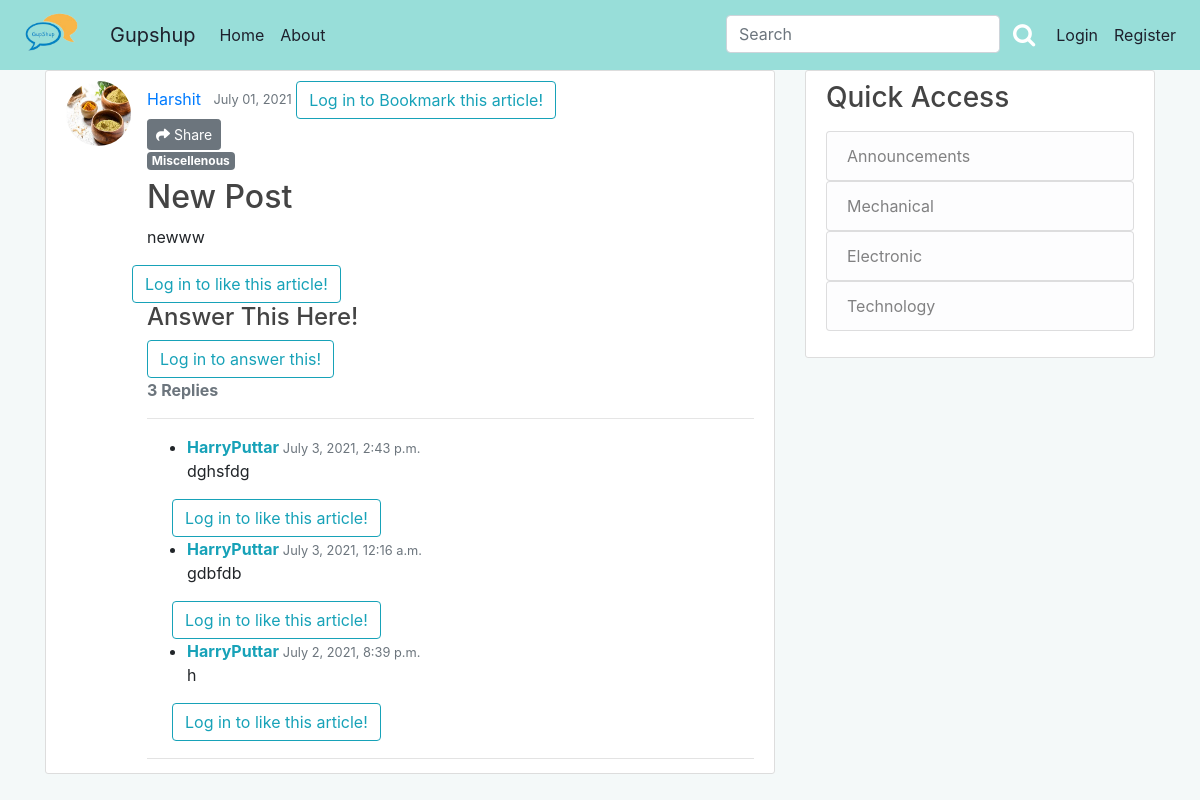
The app's page /post/96/, older data.
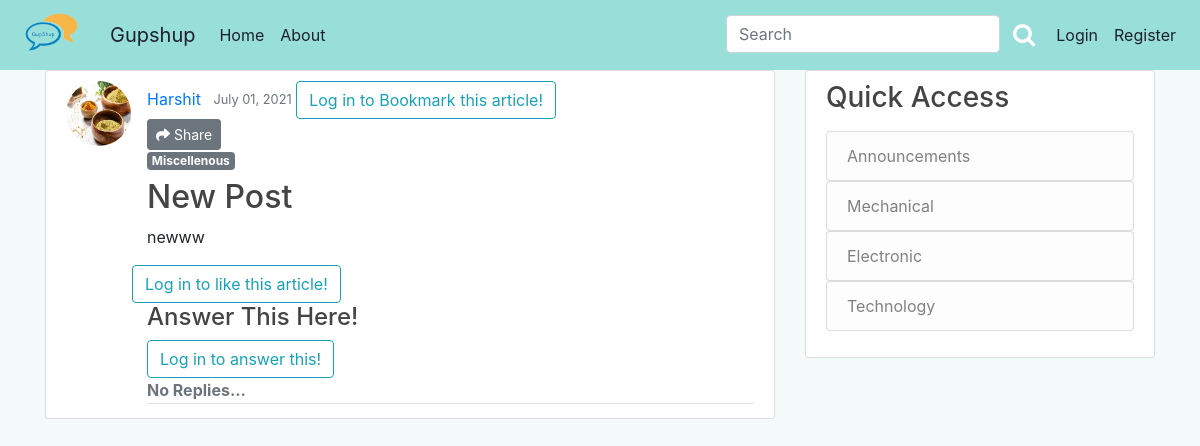
The same page, newer data.
### blog/models.py (models this page shows, shortened)
class Post(models.Model):
    title = models.CharField(max_length=100)
    content = models.TextField()
    date_posted = models.DateTimeField(default=timezone.now)
    author = models.ForeignKey(User, on_delete=models.CASCADE)
    category = models.CharField(
        max_length=20,
        choices=Category_choices,
        default='Miscellenous'
    )
    upvote = models.ManyToManyField(User, related_name='upvote',blank=True)
    downvote = models.ManyToManyField(User, related_name='downvote',blank=True)
    bookmark = models.ManyToManyField(User, related_name='bookmark',blank=True)
    def number_of_downvotes(self):
        return self.downvote.count()
    def number_of_upvotes(self):
        return self.upvote.count()
    @property
    def number_of_comments(self):
        return PostComment.objects.filter(post_connected=self).count()

class PostComment(models.Model):
    post_connected = models.ForeignKey(Post, related_name='comments', on_delete=models.CASCADE)
    author = models.ForeignKey(User, on_delete=models.CASCADE)
    comment = models.TextField()
    date_posted = models.DateTimeField(default=timezone.now)
    upvote_comment = models.ManyToManyField(User, related_name='upvote_comment',blank=True)
    downvote_comment = models.ManyToManyField(User, related_name='downvote_comment',blank=True)

### users/models.py (models this page shows, shortened)
class Profile(models.Model):
	user = models.OneToOneField(User, on_delete=models.CASCADE)
	image = models.ImageField(default='default2.png',upload_to='profile_pics')
	gender = models.CharField(max_length = 20,choices=gender_choices,default='Select your gender',blank=True, null=True)
	image_url = models.URLField(default = "http://127.0.0.1:8000/media/default2.png")

### blog/views.py (the view, shortened to what this page needs)
# urls.py: path('post/<int:pk>/', PostDetailView.as_view(), name='post-detail'),
class PostDetailView(DetailView):
    model = Post
    def get_context_data(self, **kwargs):
        data = super().get_context_data(**kwargs)
        post_connected = get_object_or_404(Post, id=self.kwargs['pk'])
        upvoted = False
        downvoted = False
        bookmarked = False
        if post_connected.upvote.filter(id=self.request.user.id).exists():
            upvoted = True
        if post_connected.downvote.filter(id=self.request.user.id).exists():
            downvoted = True
        if post_connected.bookmark.filter(id=self.request.user.id).exists():
            bookmarked = True
        data['number_of_upvotes'] = post_connected.number_of_upvotes()
        data['number_of_downvotes'] = post_connected.number_of_downvotes()
        data['post_is_upvoted'] = upvoted
        data['post_is_downvoted'] = downvoted
        data['post_is_bookmarked'] = bookmarked
        comments_connected = PostComment.objects.filter(
            post_connected=self.get_object()).order_by('-date_posted')
        comment_new = []
        for c in comments_connected:
            upvoted_comment = False
            downvoted_comment = False
            if c.upvote_comment.filter(id=self.request.user.id).exists():
                upvoted_comment = True
            if c.downvote_comment.filter(id=self.request.user.id).exists():
                downvoted_comment = True
            comment_new.append([c.id, upvoted_comment, downvoted_comment])
        data['comments'] = comments_connected
        data['comment_status'] = comment_new
        if self.request.user.is_authenticated:
            data['comment_form'] = NewCommentForm(instance=self.request.user)
        return data

### blog/templates/blog/post_detail.html (shortened to what the changed rows need)
{% extends "blog/base.html" %}
{% load crispy_forms_tags%}
{% load social_share %}
{% block content %}
<article class="media content-section">
	<img class="rounded-circle article-img " src={{object.author.profile.image.url}}>
	<div class="media-body">
		<div class="article-metadata">
			<a class="mr-2" href="{% url 'user-posts' object.author.username %}">{{ object.author }}</a>
			<small class="text-muted">{{ object.date_posted|date:"F d, Y" }}</small>
			{% if user.is_authenticated %}
				{% if post_is_bookmarked%}
				<button type="submit" name="post_id" value="{{object.id}}" class="btn btn-lg bookmark-btn shadow-none" style="float: right;"><i
						class="fas fa-bookmark fa-2x btn-bookmark" style="color: red;" aria-hidden="true"></i></button>
				{% else %}
				<button type="submit" name="post_id" value="{{object.id}}" class="btn btn-lg bookmark-btn shadow-none " style="float: right;"><i
						class="far fa-bookmark fa-2x btn-bookmark" style="color: red;" aria-hidden="true"></i></button>
				{% endif %}
			{% else %}
			<a class="btn btn-outline-info" href="{% url 'login' %}?next={{request.path}}">Log in to Bookmark this
				article!</a><br>
			{% endif %}
			<button type="button" class="btn btn-secondary btn-sm" data-toggle="modal" data-target="#exampleModalCenter">
			<i class="fas fa-share"></i> Share
			</button>
		<a href="{% url 'category' object.category %}"><h6><span class="badge badge-secondary">{{ object.category }}</span></h6></a>
		<h2 class="article-title">{{ object.title | safe }} </h2>
		<p class="article-content">{{ object.content| safe }}</p>
		<div class='row'>
			{% if user.is_authenticated %}
			<div >
					{% if post_is_upvoted %}
					<button type="submit" name="post_id" value="{{object.id}}" class="btn btn-lg upvote_btn shadow-none"><i
							class="fas fa-thumbs-up btn_upvote" aria-hidden="true"></i></button>
					{% else %}
					<button type="submit" name="post_id" value="{{object.id}}" class="btn btn-lg upvote_btn shadow-none"><i
							class="far fa-thumbs-up btn_upvote" aria-hidden="true"></i></button>
					{% endif %}
			</div>
			<div class="my-2" >
				<strong class="text-xl-center" id='upvote_count'>{{ number_of_upvotes }}</strong>
			</div>
			<div>
					{% if post_is_downvoted %}
					<button type="submit" name="post_id" value="{{object.id}}" class="btn btn-lg downvote_btn shadow-none"><i
							class="fas fa-thumbs-down btn_downvote" aria-hidden="true"></i></button>
					{% else %}
					<button type="submit" name="post_id" value="{{object.id}}" class="btn btn-lg downvote_btn shadow-none"><i
							class="far fa-thumbs-down btn_downvote" aria-hidden="true"></i></button>
					{% endif %}
			</div>
			<div class="my-2" >
				<strong class="text-xl-center" id='downvote_count'>{{ number_of_downvotes }}</strong>
			</div>
			{% else %}
			<a class="btn btn-outline-info" href="{% url 'login' %}?next={{request.path}}">Log in to like this
				article!</a><br>
			{% endif %}
		</div>
		<h4>Answer This Here!</h4>
		<div id="comments_section">
			{% if user.is_authenticated %}
			<form method="POST">
				{% csrf_token %}
				<div class="form-group">
					{{ comment_form|crispy }}
					<button class="btn btn-info" type="submit">Continue Discussion <i
							class="fa fa-comments"></i></button>
				</div>
			</form>
			{% else %}
			<a class="btn btn-outline-info" href="{% url 'login' %}?next={{request.path}}">Log in to answer
				this!</a><br>
			{% endif %}
			{% if comments %}
				{% if  object.number_of_comments > 1 %}
			<strong class="text-secondary">{{ object.number_of_comments }} Replies</strong>
			{% else %}
				<strong class="text-secondary">{{ object.number_of_comments }} Reply</strong>
			{% endif %}
			<hr>
			<ul>
				{% for comment in comments %}
				<li>
					<div>
						<span>
							<strong class="text-info">{{ comment.author }} </strong>
							<small class="text-muted">{{ comment.date_posted }}</small>
						</span>
						<p>
							{{ comment.comment|safe }}
						</p>
					</div>
				<div class='row'>
			{% if user.is_authenticated %}
			<div >
					{% for com in comment_status%}
						{% if com.0 == comment.id %}
							{% if com.1  %}
								<button type="submit" name="comment_id" value="{{comment.id}}" class="btn btn-lg c-upvote-btn shadow-none"><i
								class="fas fa-thumbs-up c-btn-upvote" id="up{{comment.id}}" aria-hidden="true"></i></button>
							{% else %}
								<button type="submit" name="comment_id" value="{{comment.id}}" class="btn btn-lg c-upvote-btn shadow-none"><i
								class="far fa-thumbs-up c-btn-upvote"  id="up{{comment.id}}" aria-hidden="true"></i></button>
							{% endif %}
					{% endif %}
					{% endfor %}
			</div>
			<div class="my-2" >
				<strong class="text-xl-center" id="com-upvote-count{{comment.id}}">{{ comment.number_of_upvotes_comment }}</strong>
			</div>
			<div>
					{% for com in comment_status%}
						{% if com.0 == comment.id %}
							{% if com.2  %}
								<button type="submit" name="comment_id" value="{{comment.id}}" class="btn btn-lg c-downvote-btn shadow-none"><i
							class="fas fa-thumbs-down c-btn-downvote" id="down{{comment.id}}" aria-hidden="true"></i></button>
						{% else %}
						<button type="submit" name="comment_id" value="{{comment.id}}" class="btn btn-lg c-downvote-btn shadow-none"><i
							class="far fa-thumbs-down c-btn-downvote" id="down{{comment.id}}" aria-hidden="true"></i></button>
						{% endif %}
					{% endif %}
					{% endfor %}
			</div>
			<div class="my-2" >
				<strong class="text-xl-center" id="com-downvote-count{{comment.id}}">{{ comment.number_of_downvotes_comment  }}</strong>
			</div>
			{% else %}
			<a class="btn btn-outline-info" href="{% url 'login' %}?next={{request.path}}">Log in to like this
				article!</a><br>
			{% endif %}
		</div>
				</li>
				{% endfor %}
			</ul>
			{% else %}
			<strong class="text-secondary">No Replies...</strong>
			{% endif %}
		</div>
	</div>
</article>
{% endblock content %}

Row changes from the older to the newer data that the page shows:
removed PostComment: author "HarryPuttar", date_posted "July 3, 2021, 2:43 p.m.", comment "dghsfdg"
removed PostComment: author "HarryPuttar", date_posted "July 3, 2021, 12:16 a.m.", comment "gdbfdb"
removed PostComment: author "HarryPuttar", date_posted "July 2, 2021, 8:39 p.m.", comment "h"
shown differently, row unchanged: Post "New Post": number_of_comments "3" → (not shown)
Text that changed along with them:
text no longer shown: "Replies"
text now shown: "No Replies..."
